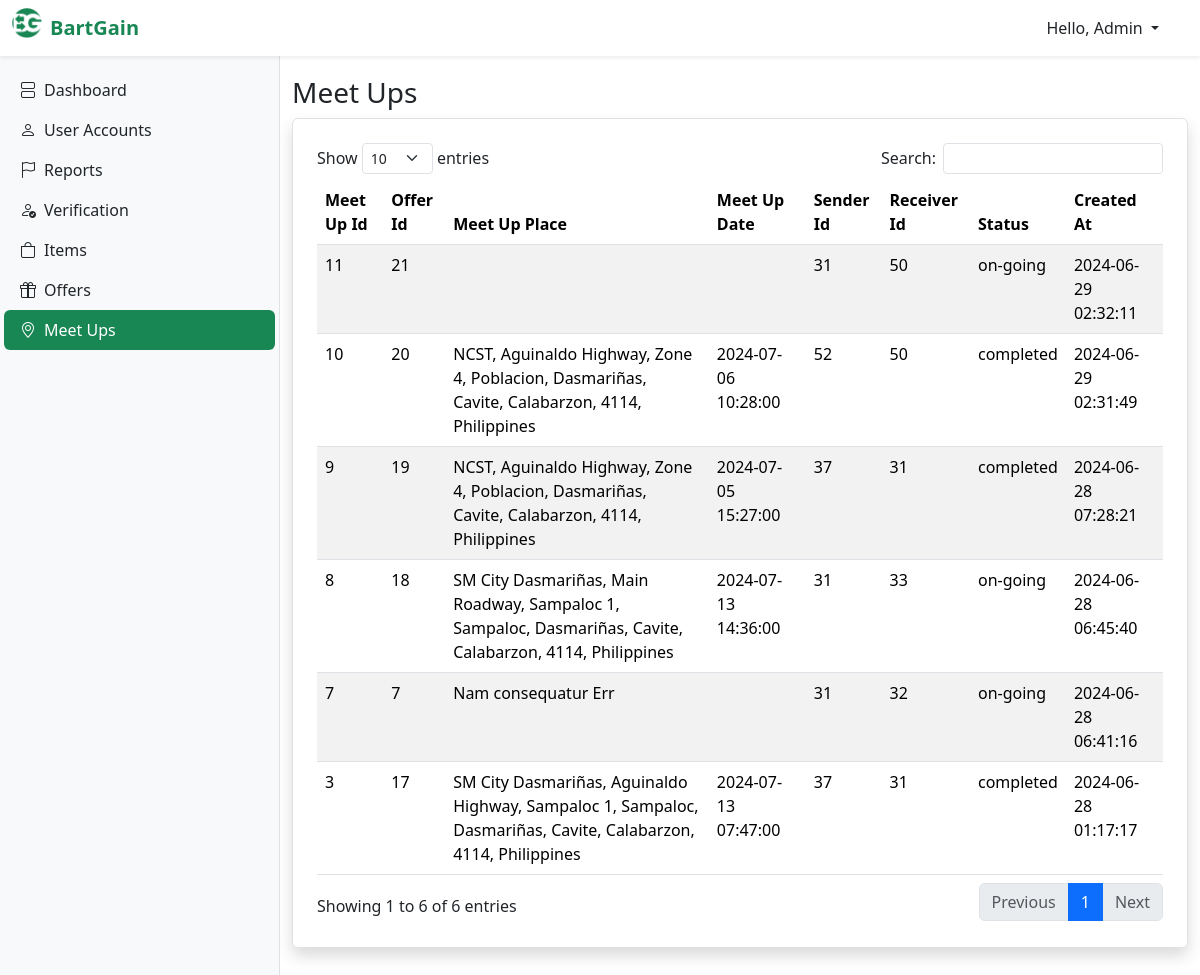
The app's page /admin/meet-ups.php with its own data.
### tables this page shows
CREATE TABLE `meet_up` (
  `meet_up_id` int(11) NOT NULL,
  `offer_id` int(11) DEFAULT NULL,
  `meet_up_place` varchar(255) DEFAULT NULL,
  `meet_up_date` datetime DEFAULT NULL,
  `meet_up_lng` double DEFAULT NULL,
  `meet_up_lat` double DEFAULT NULL,
  `sender_id` int(11) DEFAULT NULL,
  `qrCode` varchar(100) DEFAULT NULL,
  `sender_rating` int(11) DEFAULT NULL,
  `sender_rating_message` text DEFAULT NULL,
  `receiver_rating` int(11) DEFAULT NULL,
  `receiver_rating_message` text DEFAULT NULL,
  `receiver_id` int(11) DEFAULT NULL,
  `meet_up_status` varchar(50) DEFAULT 'on-going',
  `created_at` timestamp NOT NULL DEFAULT current_timestamp()
);

### admin/meet-ups.php (the view, shortened to what this page needs)
<?php
  require_once '../dbcon.php';
?>
<!DOCTYPE html>
<html lang="en">
<head>
  <?php
    include("layout/top-link.php");
  ?>
</head>
<body>
  <?php
    include("layout/navbar.php");
  ?>
  <?php
    include("layout/sidebar.php");
  ?>
  <main class="main-content pt-3">
    <div class="container main-title mb-5">
      <h3 >Meet Ups</h3>
      <div class="table-responsive border p-4 border shadow rounded">
        <table id="myTable" class="w-100 table table-striped">
          <thead>
            <th>Meet Up Id</th>
            <th>Offer Id</th>
            <th>Meet Up Place</th>
            <th>Meet Up Date</th>
            <th>Sender Id</th>
            <th>Receiver Id</th>
            <th>Status</th>
            <th>Created At</th>
          </thead>
          <tbody>
            <?php
              $query = "SELECT * FROM meet_up ORDER BY meet_up_id DESC";
              $stmt = $conn->query($query);
              $stmt->setFetchMode(PDO::FETCH_OBJ);
              $result = $stmt->fetchAll();
              foreach ($result as $row) {
                ?>
                <tr>
                  <td><?= $row->meet_up_id ?></td>
                  <td><?= $row->offer_id ?></td>
                  <td><?= $row->meet_up_place ?></td>
                  <td><?= $row->meet_up_date ?></td>
                  <td><?= $row->sender_id ?></td>
                  <td><?= $row->receiver_id ?></td>
                  <td><?= $row->meet_up_status ?></td>
                  <td><?= $row->created_at ?></td>
                </tr>
                <?php
              }
            ?>
          </tbody>
        </table>
      </div>
    </div>
  </main>
</body>
</html>

### admin/layout/style.php (style rules this page uses)
.main-content { padding-left: 280px; }
.main-title { margin-top: 60px !important; }

### records on screen
meet_up: meet_up_id "11", offer "21", sender "31", receiver "50", meet_up_status "on-going", created_at "2024-06-29 02:32:11"
meet_up: meet_up_id "10", offer "20", meet_up_place "NCST, Aguinaldo Highway, Zone 4, Poblacion, Dasmariñas, Cavite, Calabarzon, 4114, Philippines", meet_up_date "2024-07-06 10:28:00", sender "52", receiver "50", meet_up_status "completed", created_at "2024-06-29 02:31:49"
meet_up: meet_up_id "9", offer "19", meet_up_place "NCST, Aguinaldo Highway, Zone 4, Poblacion, Dasmariñas, Cavite, Calabarzon, 4114, Philippines", meet_up_date "2024-07-05 15:27:00", sender "37", receiver "31", meet_up_status "completed", created_at "2024-06-28 07:28:21"
meet_up: meet_up_id "8", offer "18", meet_up_place "SM City Dasmariñas, Main Roadway, Sampaloc 1, Sampaloc, Dasmariñas, Cavite, Calabarzon, 4114, Philippines", meet_up_date "2024-07-13 14:36:00", sender "31", receiver "33", meet_up_status "on-going", created_at "2024-06-28 06:45:40"
meet_up: meet_up_id "7", offer "7", meet_up_place "Nam consequatur Err", sender "31", receiver "32", meet_up_status "on-going", created_at "2024-06-28 06:41:16"
meet_up: meet_up_id "3", offer "17", meet_up_place "SM City Dasmariñas, Aguinaldo Highway, Sampaloc 1, Sampaloc, Dasmariñas, Cavite, Calabarzon, 4114, Philippines", meet_up_date "2024-07-13 07:47:00", sender "37", receiver "31", meet_up_status "completed", created_at "2024-06-28 01:17:17"
